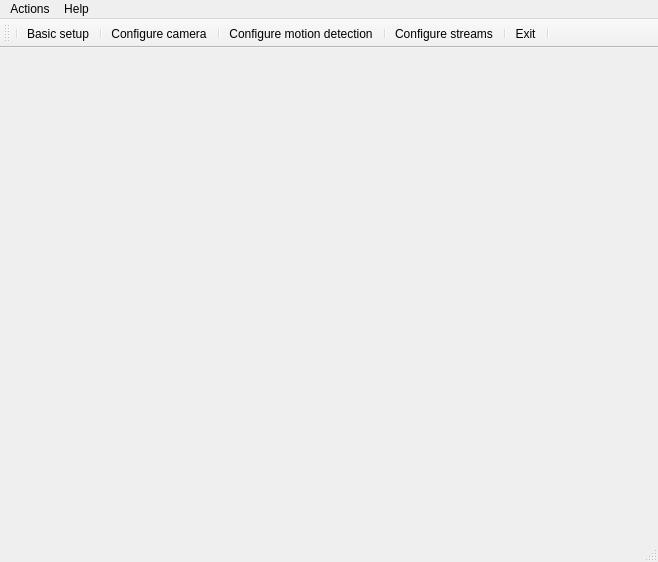
<?xml version="1.0" encoding="UTF-8"?>
<ui version="4.0">
 <class>SyntroRTSPClass</class>
 <widget class="QMainWindow" name="SyntroRTSPClass">
  <property name="geometry">
   <rect>
    <x>0</x>
    <y>0</y>
    <width>658</width>
    <height>562</height>
   </rect>
  </property>
  <property name="minimumSize">
   <size>
    <width>0</width>
    <height>0</height>
   </size>
  </property>
  <property name="windowTitle">
   <string>SyntroRTSP</string>
  </property>
  <widget class="QWidget" name="centralWidget">
   <property name="minimumSize">
    <size>
     <width>400</width>
     <height>300</height>
    </size>
   </property>
  </widget>
  <widget class="QMenuBar" name="menuBar">
   <property name="geometry">
    <rect>
     <x>0</x>
     <y>0</y>
     <width>658</width>
     <height>25</height>
    </rect>
   </property>
   <widget class="QMenu" name="menuActions">
    <property name="title">
     <string>Actions</string>
    </property>
    <addaction name="actionBasicSetup"/>
    <addaction name="actionConfigureCamera"/>
    <addaction name="actionConfigureMotionDetection"/>
    <addaction name="actionConfigureStreams"/>
    <addaction name="actionExit"/>
   </widget>
   <widget class="QMenu" name="menuHelp">
    <property name="title">
     <string>Help</string>
    </property>
    <addaction name="actionAbout"/>
   </widget>
   <addaction name="menuActions"/>
   <addaction name="menuHelp"/>
  </widget>
  <widget class="QStatusBar" name="statusBar"/>
  <widget class="QToolBar" name="toolBar">
   <property name="windowTitle">
    <string>toolBar</string>
   </property>
   <attribute name="toolBarArea">
    <enum>TopToolBarArea</enum>
   </attribute>
   <attribute name="toolBarBreak">
    <bool>false</bool>
   </attribute>
   <addaction name="separator"/>
   <addaction name="actionBasicSetup"/>
   <addaction name="separator"/>
   <addaction name="actionConfigureCamera"/>
   <addaction name="separator"/>
   <addaction name="actionConfigureMotionDetection"/>
   <addaction name="separator"/>
   <addaction name="actionConfigureStreams"/>
   <addaction name="separator"/>
   <addaction name="actionExit"/>
   <addaction name="separator"/>
  </widget>
  <action name="actionExit">
   <property name="text">
    <string>Exit</string>
   </property>
   <property name="iconVisibleInMenu">
    <bool>false</bool>
   </property>
  </action>
  <action name="actionStartCapture">
   <property name="text">
    <string>Start Capture</string>
   </property>
   <property name="iconText">
    <string>Start</string>
   </property>
   <property name="toolTip">
    <string>Start video capture</string>
   </property>
   <property name="iconVisibleInMenu">
    <bool>false</bool>
   </property>
  </action>
  <action name="actionStopCapture">
   <property name="text">
    <string>Stop Capture</string>
   </property>
   <property name="iconText">
    <string>Stop</string>
   </property>
   <property name="toolTip">
    <string>Stop video capture</string>
   </property>
   <property name="iconVisibleInMenu">
    <bool>false</bool>
   </property>
  </action>
  <action name="actionScaleImage">
   <property name="checkable">
    <bool>true</bool>
   </property>
   <property name="checked">
    <bool>true</bool>
   </property>
   <property name="text">
    <string>Scale Image</string>
   </property>
   <property name="iconVisibleInMenu">
    <bool>false</bool>
   </property>
  </action>
  <action name="actionAbout">
   <property name="text">
    <string>About</string>
   </property>
  </action>
  <action name="actionBasicSetup">
   <property name="text">
    <string>Basic setup</string>
   </property>
  </action>
  <action name="actionConfigureStreams">
   <property name="text">
    <string>Configure streams</string>
   </property>
  </action>
  <action name="actionConfigureCamera">
   <property name="text">
    <string>Configure camera</string>
   </property>
  </action>
  <action name="actionConfigureMotionDetection">
   <property name="text">
    <string>Configure motion detection</string>
   </property>
  </action>
 </widget>
 <layoutdefault spacing="6" margin="11"/>
 <resources/>
 <connections/>
</ui>
